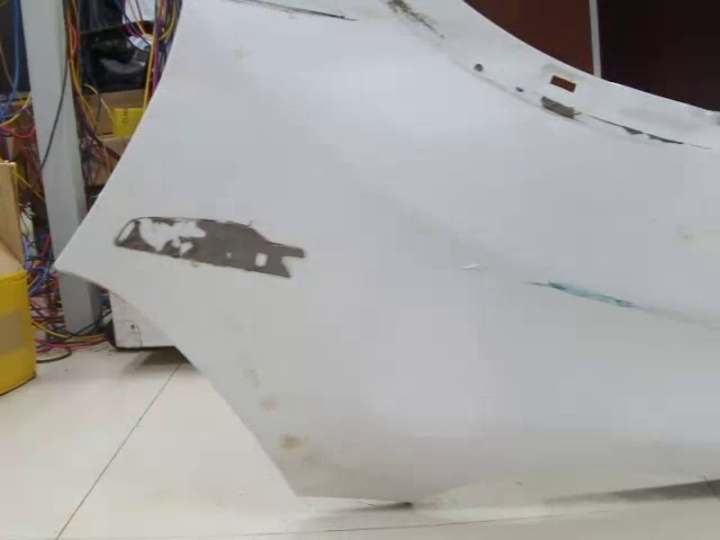
#> input picture data/frame_1.jpg, 1440 x 1080 px (shown at 1/2 size)
$ python color_detection.py
#> lines starting #> are read from the running program, lines starting #| are printed output that depends on the picture
import cv2
import numpy as np


def detect_color(image_path):
#> called with image_path = 'data/frame_1.jpg'
    image = cv2.imread(image_path)
#> image is the input picture: shape (1080, 1440, 3); mean B, G, R 160.1, 161.7, 163.2

    image0 = cv2.resize(image, (600, 600))
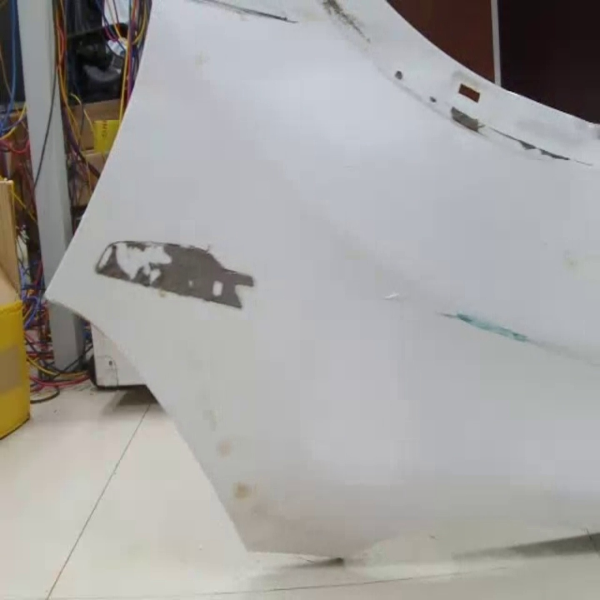
#> image0: shape (600, 600, 3); mean B, G, R 160, 161.6, 163.2
    image = image0[200:400, 200:400]
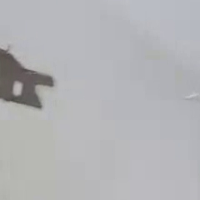
#> image: shape (200, 200, 3); mean B, G, R 182, 179.3, 178.9

    hsv_image = cv2.cvtColor(image, cv2.COLOR_BGR2HSV)
#> hsv_image: shape (200, 200, 3); mean H, S, V 97.8, 7.4, 183

    color_ranges = {
        "red0": [(0, 50, 50), (10, 255, 255)],
        "red1": [(160, 50, 50), (180, 255, 255)],
        "blue": [(95, 50, 50), (130, 255, 255)],
        "green": [(35, 50, 50), (85, 255, 255)],
        "yellow": [(25, 50, 50), (35, 255, 255)],
        "white0": [(0, 0, 200), (180, 50, 255)],
        "black": [(0, 0, 0), (180, 255, 50)],
        "purple": [(130, 50, 50), (155, 255, 255)],
        "pink": [(150, 50, 50), (170, 255, 255)],
        "orange": [(10, 50, 50), (25, 255, 255)],
        "white1": [(0, 0, 50), (180, 50, 255)],
        "cyan": [(85, 50, 50), (90, 255, 255)],
    }

    # 初始化颜色占比
    color_percentage = {}

    # 遍历颜色范围
    for color, (lower, upper) in color_ranges.items():
        lower = np.array(lower, dtype=np.uint8)
        upper = np.array(upper, dtype=np.uint8)

        # 创建掩码
        mask = cv2.inRange(hsv_image, lower, upper)

        # 计算颜色像素占比
        percentage = (cv2.countNonZero(mask) / (image.shape[0] * image.shape[1])) * 100
        color_percentage[color] = percentage
#> this loop made 12 passes
#> percentage on passes 1 to 12: 0, 0, 0, 0, 0, 0.0125, 0, 0, 0, 0, 100, 0
#> after the loop, color_percentage = 12 items

    # 找出占比最高的颜色
    main_color = max(color_percentage, key=color_percentage.get)
#> main_color = 'white1'

    # 合并相同颜色的不同色域
    if main_color == "red0" or main_color == "red1":
        main_color = "red"
    elif main_color == "white0" or main_color == "white1":
        main_color = "white"

    return main_color


if __name__ == "__main__":
    image_path = "data/frame_1.jpg"
    color = detect_color(image_path)
    print(f"The main color detected is: {color}")

$ run again, with data/2.jpg copied over data/frame_1.jpg
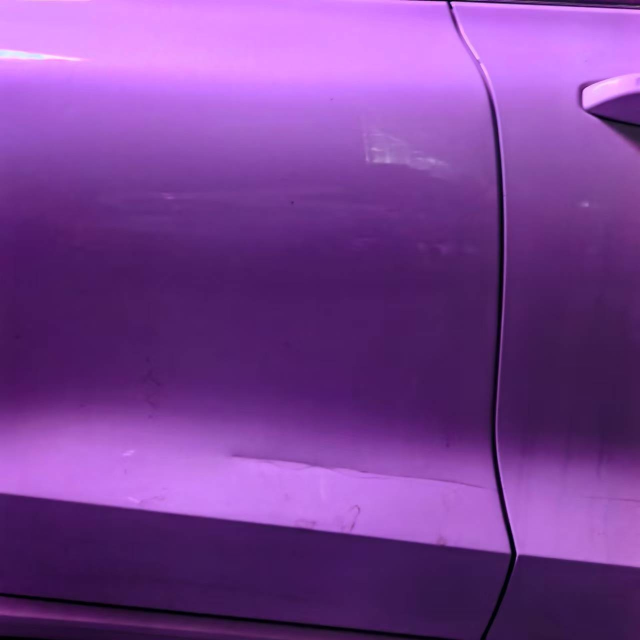
#> input picture data/2.jpg, 1280 x 1280 px (shown at 1/2 size)
#> in detect_color, image is the input picture: shape (1280, 1280, 3); mean B, G, R 148.3, 63.7, 121
#> in detect_color, `image0 = cv2.resize(image, (600, 600))`:
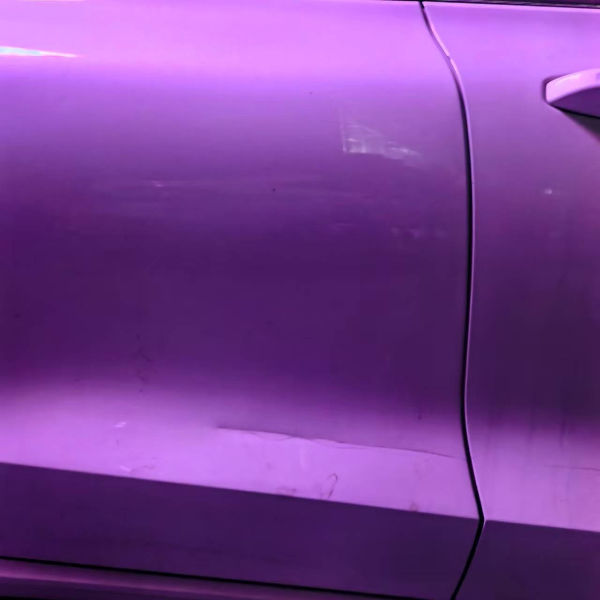
#> image0: shape (600, 600, 3); mean B, G, R 148.3, 63.7, 120.9
#> in detect_color, `image = image0[200:400, 200:400]`:
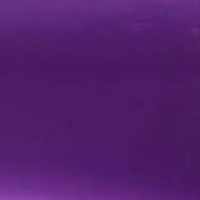
#> image: shape (200, 200, 3); mean B, G, R 107.9, 31.7, 81.7
#> hsv_image: shape (200, 200, 3); mean H, S, V 139.8, 180.6, 107.9
#> the loop in detect_color, `for color, (lower, upper) in color_ranges.items():` made 12 passes
#> percentage on passes 1 to 8: 0, 0, 0, 0, 0, 0, 0, 100
#> after the loop in detect_color, `for color, (lower, upper) in color_ranges.items():`: color_percentage = 12 items
#> main_color = 'purple'
#| The main color detected is: purple
